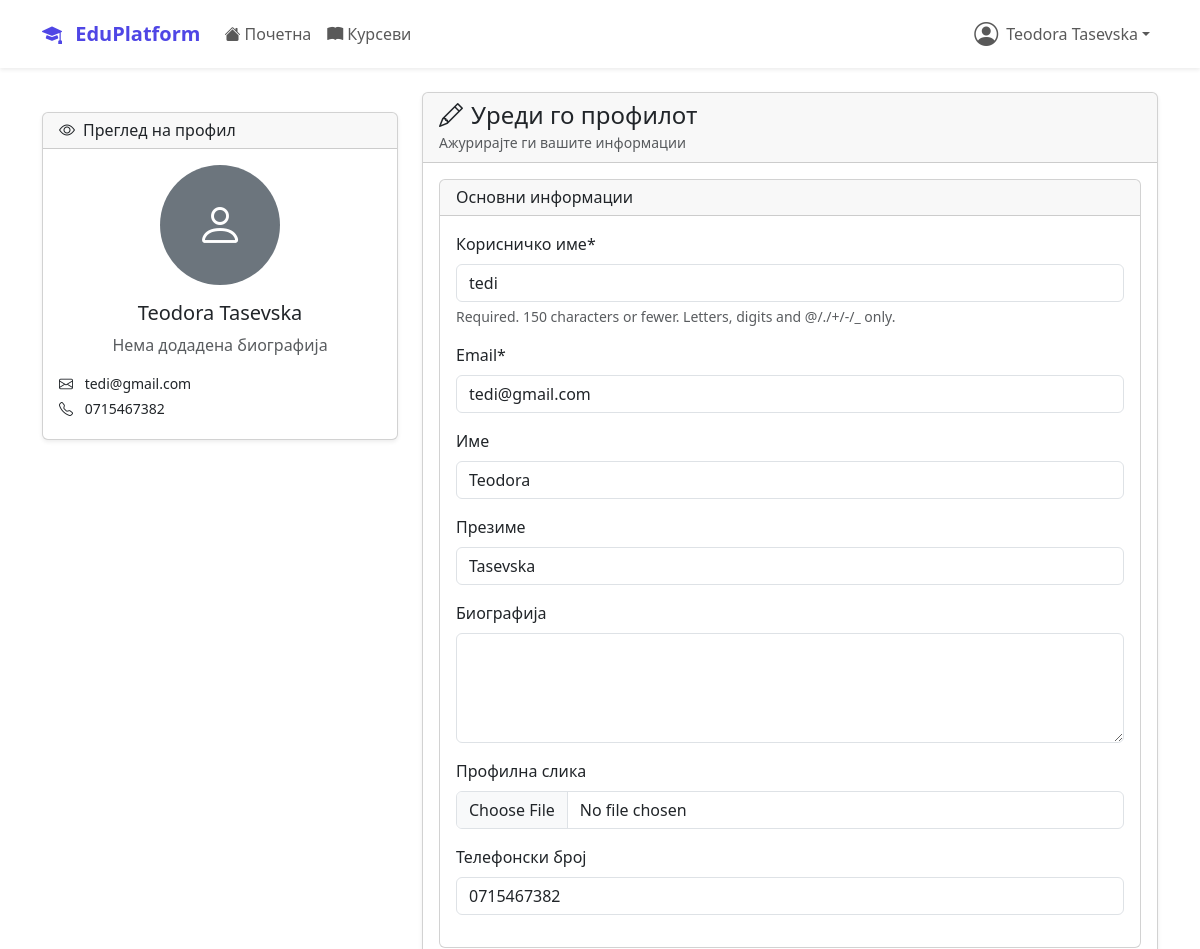
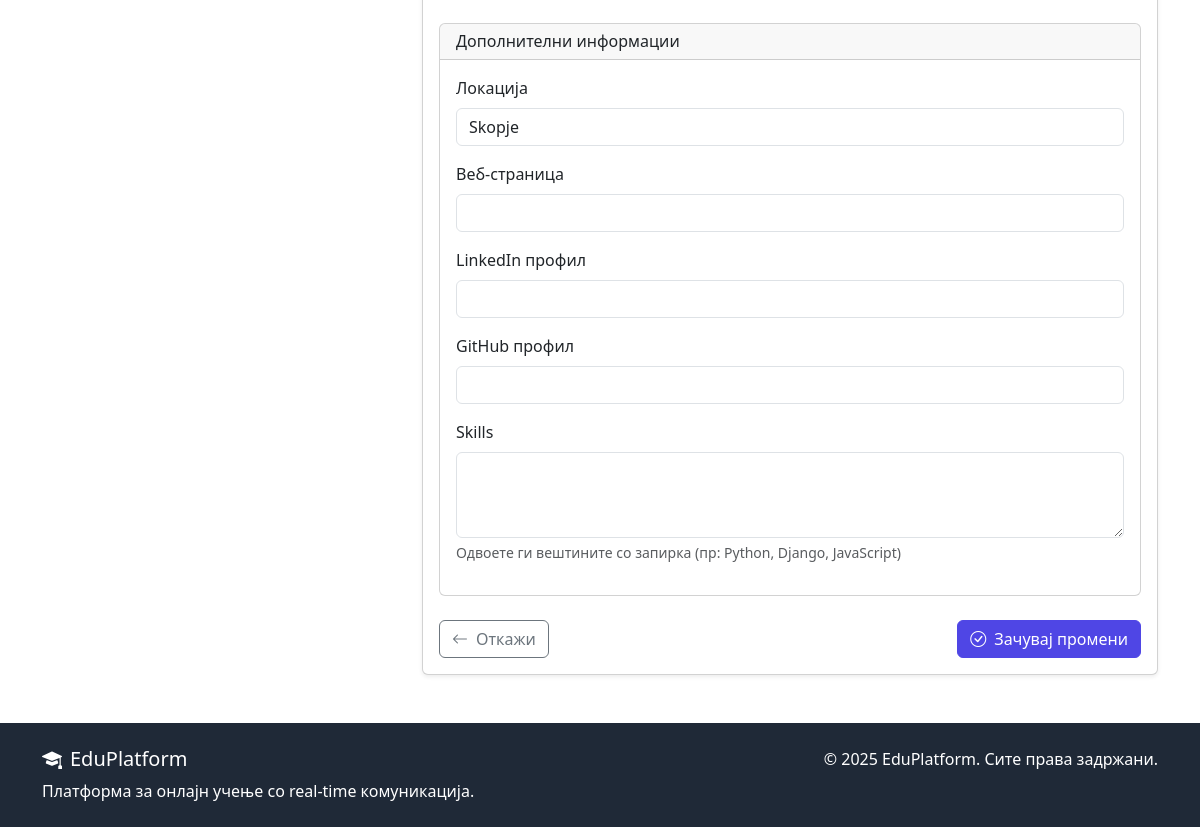
Page /accounts/profile/edit/ (signed in) on the committed database (2 pictures, top to bottom).
### accounts/models.py (models this page shows, shortened)
class User(AbstractUser):
    USER_TYPE_CHOICES = (
        ('student', 'Студент'),
        ('instructor', 'Инструктор'),
        ('admin', 'Администратор'),
    )
    user_type = models.CharField(
        max_length=20,
        choices=USER_TYPE_CHOICES,
        default='student'
    )
    bio = models.TextField(max_length=500, blank=True)
    profile_picture = models.ImageField(
        upload_to='profile_pics/',
        blank=True,  # Додадено
        null=True    # Додадено
    )
    birth_date = models.DateField(null=True, blank=True)
    phone_number = models.CharField(max_length=15, blank=True)
    created_at = models.DateTimeField(auto_now_add=True)
    updated_at = models.DateTimeField(auto_now=True)

class Profile(models.Model):
    user = models.OneToOneField(User, on_delete=models.CASCADE)
    location = models.CharField(max_length=100, blank=True)
    website = models.URLField(blank=True)
    linkedin = models.URLField(blank=True)
    github = models.URLField(blank=True)
    skills = models.TextField(blank=True, help_text="Одвоете ги вештините со запирка")

### accounts/views.py (the view, shortened to what this page needs)
# urls.py: path('profile/edit/', views.ProfileEditView.as_view(), name='profile_edit'),
class ProfileEditView(LoginRequiredMixin, TemplateView):
    template_name = 'accounts/profile_edit.html'
    def get_context_data(self, **kwargs):
        context = super().get_context_data(**kwargs)
        profile, created = Profile.objects.get_or_create(user=self.request.user)
        context['user_form'] = UserUpdateForm(instance=self.request.user)
        context['profile_form'] = ProfileUpdateForm(instance=profile)
        return context

### accounts/forms.py
class ProfileUpdateForm(forms.ModelForm):
    skills = forms.CharField(
        widget=forms.Textarea(attrs={'rows': 3}),
        required=False,
        help_text="Одвоете ги вештините со запирка (пр: Python, Django, JavaScript)"
    )
    class Meta:
        model = Profile
        fields = ['location', 'website', 'linkedin', 'github', 'skills']
        labels = {
            'location': 'Локација',
            'website': 'Веб-страница',
            'linkedin': 'LinkedIn профил',
            'github': 'GitHub профил',
            'skills': 'Вештини',
        }
    def __init__(self, *args, **kwargs):
        super().__init__(*args, **kwargs)
        self.helper = FormHelper()
        self.helper.layout = Layout(
            Field('location', css_class='form-control mb-3'),
            Field('website', css_class='form-control mb-3'),
            Row(
                Column('linkedin', css_class='form-group col-md-6 mb-3'),
                Column('github', css_class='form-group col-md-6 mb-3'),
                css_class='form-row'
            ),
            Field('skills', css_class='form-control mb-3'),
        )

### templates/accounts/profile_edit.html (shortened to what this page needs)
{% extends 'base.html' %}
{% load crispy_forms_tags %}
{% block content %}
<div class="container mt-4">
    <div class="row">
        <div class="col-md-4">
            <div class="card shadow-sm sticky-top" style="top: 20px;">
                <div class="card-header">
                    <h6 class="mb-0"><i class="bi bi-eye me-2"></i>Преглед на профил</h6>
                </div>
                <div class="card-body text-center">
                    {% if user.profile_picture %}
                        <img src="{{ user.profile_picture.url }}" alt="Профилна слика"
                             class="rounded-circle mb-3" width="120" height="120" id="profile-preview">
                    {% else %}
                        <div class="bg-secondary rounded-circle d-flex align-items-center justify-content-center mx-auto mb-3"
                             style="width: 120px; height: 120px;" id="profile-preview">
                            <i class="bi bi-person text-white" style="font-size: 3rem;"></i>
                        </div>
                    {% endif %}
                    <h5 id="name-preview">{{ user.get_full_name|default:user.username }}</h5>
                    <p class="text-muted" id="bio-preview">{{ user.bio|default:"Нема додадена биографија" }}</p>
                    <div class="text-start">
                        <p class="small mb-1">
                            <i class="bi bi-envelope me-2"></i>
                            <span id="email-preview">{{ user.email }}</span>
                        </p>
                        {% if user.phone_number %}
                        <p class="small mb-1">
                            <i class="bi bi-telephone me-2"></i>
                            <span id="phone-preview">{{ user.phone_number }}</span>
                        </p>
                        {% endif %}
                    </div>
                </div>
            </div>
        </div>
        <div class="col-md-8">
            <div class="card shadow-sm">
                <div class="card-header">
                    <h4 class="mb-0"><i class="bi bi-pencil me-2"></i>Уреди го профилот</h4>
                    <small class="text-muted">Ажурирајте ги вашите информации</small>
                </div>
                <div class="card-body">
                    <form method="post" enctype="multipart/form-data" id="profile-form">
                        <div class="card mb-4">
                            <div class="card-header">
                                <h6 class="mb-0">Основни информации</h6>
                            </div>
                            <div class="card-body">
                                {{ user_form|crispy }}
                            </div>
                        </div>
                        <div class="card mb-4">
                            <div class="card-header">
                                <h6 class="mb-0">Дополнителни информации</h6>
                            </div>
                            <div class="card-body">
                                {{ profile_form|crispy }}
                            </div>
                        </div>
                        <div class="d-flex justify-content-between">
                            <a href="{% url 'accounts:profile' %}" class="btn btn-outline-secondary">
                                <i class="bi bi-arrow-left me-2"></i>Откажи
                            </a>
                            <button type="submit" class="btn btn-primary">
                                <i class="bi bi-check-circle me-2"></i>Зачувај промени
                            </button>
                        </div>
                    </form>
                </div>
            </div>
        </div>
    </div>
</div>
{% endblock %}

### templates/base.html (shortened to what this page needs)
<!DOCTYPE html>
<html lang="mk">
<head>
    <link href="https://cdn.jsdelivr.net/npm/bootstrap@5.3.2/dist/css/bootstrap.min.css" rel="stylesheet">
    <link rel="stylesheet" href="https://cdn.jsdelivr.net/npm/bootstrap-icons@1.11.1/font/bootstrap-icons.css">
</head>
<body class="d-flex flex-column min-vh-100">
    <nav class="navbar navbar-expand-lg navbar-light bg-white shadow-sm">
        <div class="container">
            <a class="navbar-brand" href="{% url 'dashboard:home' %}">
                <i class="bi bi-mortarboard-fill me-2"></i>
                EduPlatform
            </a>
            <div class="collapse navbar-collapse" id="navbarNav">
                <ul class="navbar-nav me-auto">
                    <li class="nav-item">
                        <a class="nav-link" href="{% url 'dashboard:home' %}">
                            <i class="bi bi-house-fill me-1"></i>Почетна
                        </a>
                    </li>
                    <li class="nav-item">
                        <a class="nav-link" href="{% url 'courses:list' %}">
                            <i class="bi bi-book-fill me-1"></i>Курсеви
                        </a>
                    </li>
                </ul>
                <ul class="navbar-nav">
                    {% if user.is_authenticated %}
                        <li class="nav-item dropdown">
                            <a class="nav-link dropdown-toggle d-flex align-items-center" href="#"
                               id="navbarDropdown" role="button" data-bs-toggle="dropdown">
                                {% if user.profile_picture %}
                                    <img src="{{ user.profile_picture.url }}" alt="Профил"
                                         class="rounded-circle me-2" width="32" height="32">
                                {% else %}
                                    <i class="bi bi-person-circle me-2 fs-4"></i>
                                {% endif %}
                                {{ user.get_full_name|default:user.username }}
                            </a>
                        </li>
                    {% endif %}
                </ul>
            </div>
        </div>
    </nav>
    <main class="flex-grow-1">
        {% block content %}{% endblock %}
    </main>
    <footer class="footer mt-5 py-4">
        <div class="container">
            <div class="row">
                <div class="col-md-6">
                    <h5><i class="bi bi-mortarboard-fill me-2"></i>EduPlatform</h5>
                    <p class="mb-0">Платформа за онлајн учење со real-time комуникација.</p>
                </div>
                <div class="col-md-6 text-md-end">
                    <p class="mb-0">&copy; 2025 EduPlatform. Сите права задржани.</p>
                </div>
            </div>
        </div>
    </footer>
</body>
</html>

### templates/base.html (style rules this page uses)
:root { --primary-color: #4f46e5; --secondary-color: #6366f1; --success-color: #10b981; --warning-color: #f59e0b; --danger-color: #ef4444; --dark-color: #1f2937; --light-color: #f8fafc; }
.navbar-brand { font-weight: bold; color: var(--primary-color) !important; }
.navbar { z-index: 1030 !important; position: sticky; top: 0; }
.navbar-nav .nav-item.dropdown { position: relative; z-index: 1050 !important; }
.btn-primary { background-color: var(--primary-color); border-color: var(--primary-color); }
.footer { background-color: var(--dark-color); color: white; margin-top: auto; }
main .card { position: relative; z-index: 1; }

### rows in the picture
User: get_full_name "Teodora Tasevska", bio "Нема додадена биографија", email "tedi@gmail.com", phone_number "0715467382", username "tedi", first_name "Teodora", last_name "Tasevska"
Profile: location "Skopje"
